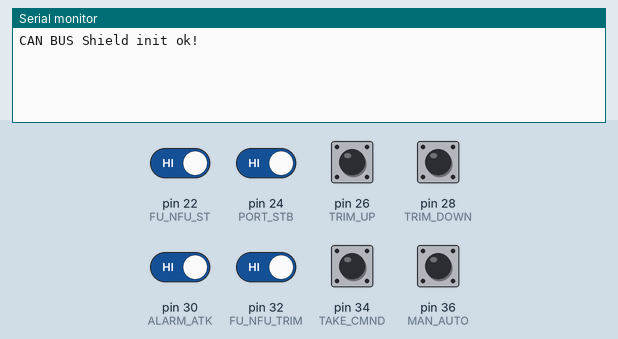
Simulated run of this sketch. Board: Arduino Mega 2560, built with avr-gcc and run on an emulated ATmega2560. Shown: the last lines printed to the serial monitor. The test bench sets the inputs (shaded band); at power-on: pin 22 (FU_NFU_ST), pin 24 (PORT_STB), pin 26 (TRIM_UP), pin 28 (TRIM_DOWN), pin 30 (ALARM_ATK), pin 32 (FU_NFU_TRIM), pin 34 (TAKE_CMND), pin 36 (MAN_AUTO) HIGH.

Above: at 1.4 s.
1.5 s: pin 22 (FU_NFU_ST) driven LOW
At 1.76 s:
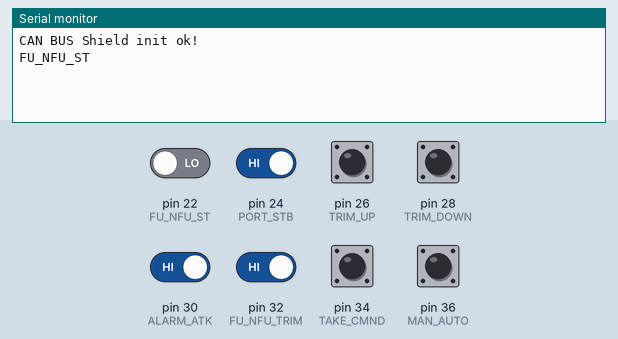
3.6 s: pin 24 (PORT_STB) driven LOW
At 3.95 s:
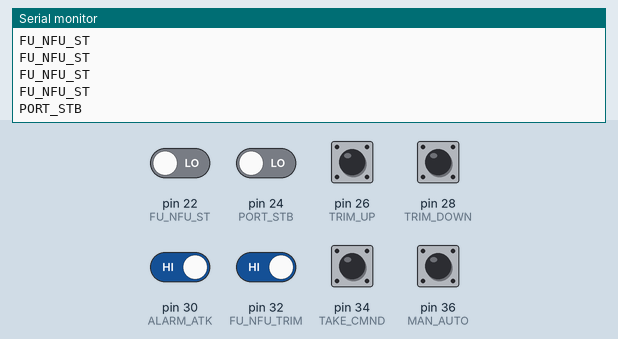
5.5 s: pin 26 (TRIM_UP) pulled LOW for 0.35 s
At 5.82 s:
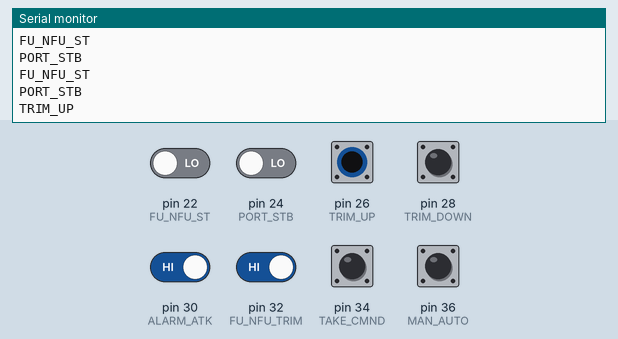
7.3 s: pin 28 (TRIM_DOWN) pulled LOW for 0.35 s
At 7.7 s:
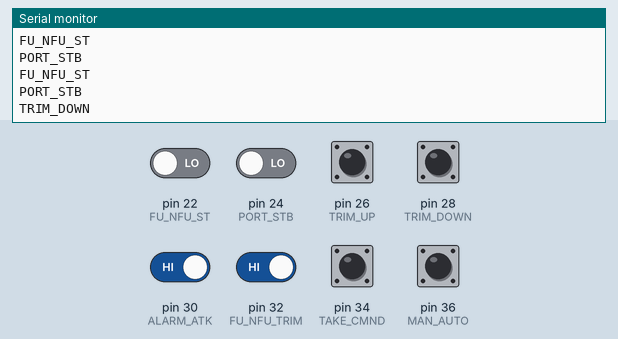
9.1 s: pin 30 (ALARM_ATK) driven LOW
At 9.57 s:
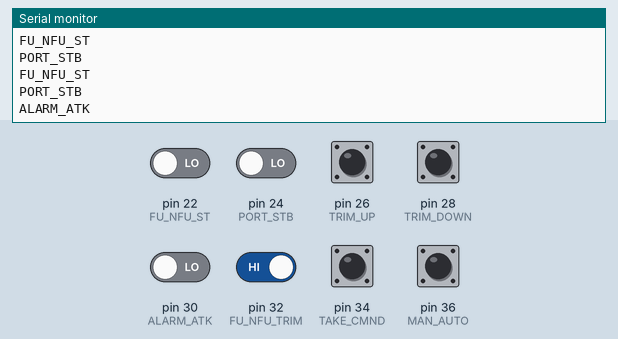
11.2 s: pin 32 (FU_NFU_TRIM) driven LOW
At 11.44 s:
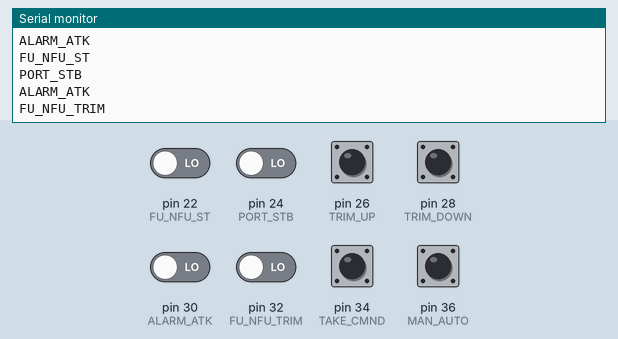

Measured:
- after the input at 1.5 s, the serial monitor: prints a new line after 0.05 s (image 1)
- after the input at 3.6 s, the serial monitor: prints a new line after 0.15 s (image 2)
- after the input at 5.5 s, the serial monitor: prints a new line after 0.13 s (image 3)
- after the input at 7.3 s, the serial monitor: prints a new line after 0.21 s (image 4)
- after the input at 9.1 s, the serial monitor: prints a new line after 0.30 s (image 5)
- after the input at 11.2 s, the serial monitor: prints a new line after 0.08 s (image 6)

The sketch:

acs_working.ino
```cpp
// demo: CAN-BUS Shield, send data
#include <mcp_can.h>
#include <SPI.h>

// the cs pin of the version after v1.1 is default to D9
// v0.9b and v1.0 is default D10
const int SPI_CS_PIN = 10;

MCP_CAN CAN(SPI_CS_PIN);  // Set CS pin
// PORT INPUT
//int TRIM_PORT_UP = 31;
//int TRIM_PORT_DOWN = 33;
//int TRIM_STB_UP = 35;
//int TRIM_STB_DOWN = 37;
//int STEERING_PORT = 39;
//int STEERING_STB = 41;

//int buttonState_TPU =0;
//int buttonState_TPD =0;
//int buttonState_TSU =0;
//int buttonState_TSD =0;
//int buttonState_SP =0;
//int buttonState_SS =0;

//int sensorValue1 = 126;
//int sensorValue2 = 126;
//int sensorValue3 = 128;
//
//int increment_speed = 2;

// BUTTON CMD
int FU_NFU_ST = 22;
int PORT_STB = 24;
int TRIM_UP = 26;
int TRIM_DOWN = 28;
int ALARM_ATK = 30;
int FU_NFU_TRIM = 32;
int TAKE_CMND = 34;
int MAN_AUTO = 36;

int buttonState_FNS =0;
int buttonState_PS =0;
int buttonState_TU =0;
int buttonState_TD =0;
int buttonState_AA =0;
int buttonState_FNT =0;
int buttonState_TC =0;
int buttonState_MA =0;

void setup()
{
//  pinMode(TRIM_PORT_UP, INPUT);
//  pinMode(TRIM_PORT_DOWN, INPUT);
//  pinMode(TRIM_STB_UP, INPUT);
//  pinMode(TRIM_STB_DOWN, INPUT);
//  pinMode(STEERING_PORT, INPUT);
//  pinMode(STEERING_STB, INPUT);

  pinMode(FU_NFU_ST,INPUT);
  pinMode(PORT_STB,INPUT);
  pinMode(TRIM_UP,INPUT);
  pinMode(TRIM_DOWN,INPUT);
  pinMode(ALARM_ATK,INPUT);
  pinMode(FU_NFU_TRIM,INPUT);
  pinMode(TAKE_CMND,INPUT);
  pinMode(MAN_AUTO,INPUT);
  Serial.begin(115200);

START_INIT:

  if (CAN_OK == CAN.begin(CAN_100KBPS))                  // init can bus : baudrate = 100k
  {
    Serial.println("CAN BUS Shield init ok!");
  }
  else
  {
    Serial.println("CAN BUS Shield init fail");
    Serial.println("Init CAN BUS Shield again");
    delay(100);
    goto START_INIT;
  }
}

unsigned char stmp0[2] = {0, 0};
unsigned char stmp1[4] = {0, 192, 0, 16};
unsigned char stmp2[2] = {0, 2};
unsigned char stmp3[2] = {0, 20};
//unsigned char stmp4[8] = {5, 0, 5, 128, 6, 126, 6, 126}; // 5,unknown,5,wheel,6,stb_trim,6,port_trim
unsigned char stmp5[4] = {5, 31, 5, 237};
unsigned char stmp6[2] = {8, 40};
unsigned char cmd0[1] = {0};
unsigned char cmd1[1] = {1};

void loop()
//NFU CTRL
{
//  buttonState_TPU = digitalRead(TRIM_PORT_UP);
//    if ( buttonState_TPU == LOW ) {
//    sensorValue1 = sensorValue1 + increment_speed;
//    }
//  buttonState_TPD = digitalRead(TRIM_PORT_DOWN);
//    if ( buttonState_TPD == LOW ) {
//    sensorValue1 = sensorValue1 - increment_speed;
//    }
//    if ( sensorValue2 == 255 ) {
//    sensorValue1 = 255;
//    }
//    if ( sensorValue2 == 0 ) {
//    sensorValue1 = 0;
//    }
//
//  buttonState_TSU = digitalRead(TRIM_STB_UP);
//    if ( buttonState_TSU == LOW ) {
//    sensorValue2 = sensorValue2 + increment_speed;
//    }
//  buttonState_TSD = digitalRead(TRIM_STB_DOWN);
//    if ( buttonState_TSD == LOW ) {
//    sensorValue2 = sensorValue2 - increment_speed;
//    }
//    if ( sensorValue3 == 255 ) {
//    sensorValue2 = 255;
//    }
//    if ( sensorValue3 == 0 ) {
//    sensorValue2 = 0;
//    }
//
//   buttonState_SP = digitalRead(STEERING_PORT);
//    if ( buttonState_SP == LOW ) {
//    sensorValue3 = sensorValue3 + increment_speed;
//    }
//  buttonState_SS = digitalRead(STEERING_STB);
//    if ( buttonState_SS == LOW ) {
//    sensorValue3 = sensorValue3 - increment_speed;
//    }
//    if ( sensorValue2 == 255 ) {
//    sensorValue3 = 255;
//    }
//    if ( sensorValue2 == 0 ) {
//    sensorValue3 = 0;
//    }
  // print out the value you read:
//  Serial.print(sensorValue1);
//  Serial.print(",");
//  Serial.print(sensorValue2);
//  Serial.print(",");
//  Serial.println(sensorValue3);
//  Serial.println(",");
//  Serial.println(sensorValue3);
//  Serial.println(",");

 //BUTTON CTRL


  buttonState_FNS = digitalRead(FU_NFU_ST);
  if (buttonState_FNS == LOW) {
  CAN.sendMsgBuf(0x120, 0, 1, cmd0);
  Serial.println("FU_NFU_ST");
  }
  delay(20);
  buttonState_PS = digitalRead(PORT_STB);
  if (buttonState_PS == LOW) {
  CAN.sendMsgBuf(0x121, 0, 1, cmd0);
  Serial.println("PORT_STB");
  }
  delay(20);
  buttonState_TU = digitalRead(TRIM_UP);
  if (buttonState_TU == LOW) {
  CAN.sendMsgBuf(0x129, 0, 1, cmd0);
  Serial.println("TRIM_UP");
  }
  delay(20);
  buttonState_TD = digitalRead(TRIM_DOWN);
  if (buttonState_TD == LOW) {
  CAN.sendMsgBuf(0x12A, 0, 1, cmd0);
  Serial.println("TRIM_DOWN");
  }
  delay(20);
  buttonState_AA = digitalRead(ALARM_ATK);
  if (buttonState_AA == LOW) {
  CAN.sendMsgBuf(0x128, 0, 1, cmd0);
  Serial.println("ALARM_ATK");
  }
  delay(20);
  buttonState_FNT = digitalRead(FU_NFU_TRIM);
  if (buttonState_FNT == LOW) {
  CAN.sendMsgBuf(0x122, 0, 1, cmd0);
  Serial.println("FU_NFU_TRIM");
  }
  delay(20);
  buttonState_TC = digitalRead(TAKE_CMND);
  if (buttonState_TC == LOW) {
  CAN.sendMsgBuf(0x126, 0, 1, cmd0);
  //CAN.sendMsgBuf(0x050, 0, 1, cmd1);
  Serial.println("TAKE_CMND");
  }
  delay(20);
  buttonState_MA = digitalRead(MAN_AUTO);
  if (buttonState_MA == LOW) {
  CAN.sendMsgBuf(0x126, 0, 1, cmd1);
  Serial.println("MAN_AUTO");
  }
  delay(20);


  // send data:  id = 0x00, standrad flame, data len = 8, stmp: data buf
 //unsigned char stmp4[8] = {5, 128, 5, sensorValue3, 6, sensorValue2, 6, sensorValue1};
//  unsigned char stmp5[4] = {6, sensorValue1, 6, sensorValue2};
//  unsigned char stmp6[2] = {8, sensorValue1};

  CAN.sendMsgBuf(0x006, 0, 2, stmp0);

  CAN.sendMsgBuf(0x011, 0, 4, stmp1);

  CAN.sendMsgBuf(0x182, 0, 2, stmp2);

  CAN.sendMsgBuf(0x183, 0, 2, stmp3);

  //CAN.sendMsgBuf(0x010, 0, 8, stmp4); // rudder value
                        // send data per 100ms
  CAN.sendMsgBuf(0x005, 0, 4, stmp5);
                        // send data per 100ms
  CAN.sendMsgBuf(0x002, 0, 2, stmp6);
  delay(150);                       // send data per 100ms
}

/*********************************************************************************************************
  END FILE
*********************************************************************************************************/
```
